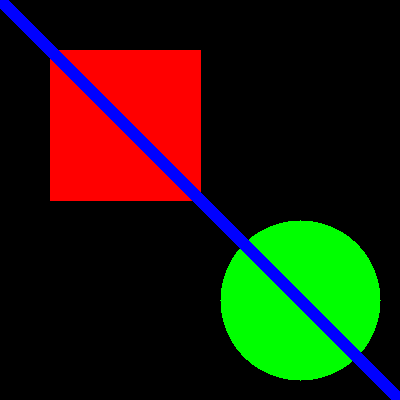
#> input picture DAY 3/test_image.png, 400 x 400 px, found by its file name
$ python exercise_3_crop_objects.py
#> lines starting #> are read from the running program, lines starting #| are printed output that depends on the picture; after the words box and inside, x2 and y2 are one past the last pixel; in counts of white or black regions, pixels touching at a corner belong together
import cv2
import numpy as np
import os

def crop_and_save_objects(image_path, output_dir="cropped_objects"):
    """Crop each object and save as separate image"""
#> called with image_path = 'test_image.png', output_dir = 'cropped_objects'

    # Create output directory
    if not os.path.exists(output_dir):
        os.makedirs(output_dir)

    image = cv2.imread(image_path)
#> image is the input picture: shape (400, 400, 3); mean B, G, R 10.7, 28.9, 32.4

    if image is None:
        print("Error: Could not load image.")
        return

    gray = cv2.cvtColor(image, cv2.COLOR_BGR2GRAY)
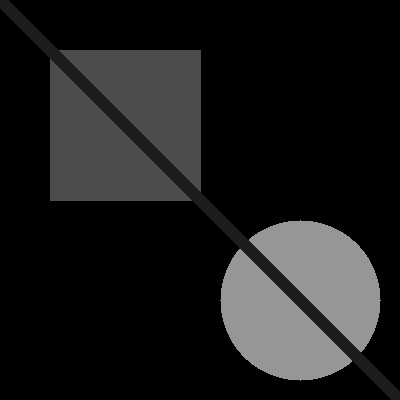
#> gray: shape (400, 400); min 0, max 150, mean 27.9
    blurred = cv2.GaussianBlur(gray, (5, 5), 0)

    _, binary = cv2.threshold(
        blurred,
        0,
        255,
        cv2.THRESH_BINARY + cv2.THRESH_OTSU
    )
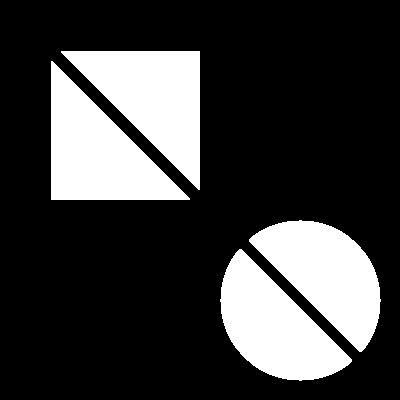
#> binary: shape (400, 400); 23.9% white; 4 white regions

    contours, _ = cv2.findContours(
        binary,
        cv2.RETR_EXTERNAL,
        cv2.CHAIN_APPROX_SIMPLE
    )
#> contours = 4 contours; box (x1, y1, x2, y2) and area: (51, 61, 190, 200) 9660, (61, 51, 200, 190) 9660, (220, 249, 352, 381) 9082, (249, 220, 381, 352) 9082

    print(f"Cropping {len(contours)} objects...")
#> (printed output is left out)

    for i, contour in enumerate(contours):

        x, y, w, h = cv2.boundingRect(contour)

        # Add small padding
        pad = 5

        x_start = max(0, x - pad)
        y_start = max(0, y - pad)

        x_end = min(image.shape[1], x + w + pad)
        y_end = min(image.shape[0], y + h + pad)

        # Crop object
        obj = image[y_start:y_end, x_start:x_end]

        # Save
        filename = os.path.join(
            output_dir,
            f"object_{i+1}.png"
        )

        cv2.imwrite(filename, obj)

        print(f"Saved: {filename}")
#> this loop made 4 passes
#> (x, y, w, h, x_start, y_start, x_end, y_end) on passes 1 to 4: (220, 249, 132, 132, 215, 244, 357, 386), (249, 220, 132, 132, 244, 215, 386, 357), (51, 61, 139, 139, 46, 56, 195, 205), (61, 51, 139, 139, 56, 46, 205, 195)
#| Saved: cropped_objects/object_1.png
#| Saved: cropped_objects/object_2.png
#| Saved: cropped_objects/object_3.png
#| Saved: cropped_objects/object_4.png
#> pass 1, in crop_and_save_objects, `obj = image[y_start:y_end, x_start:x_end]`:
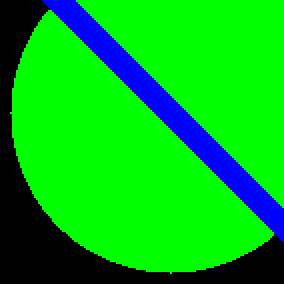
#> obj: shape (142, 142, 3) (shown 2 times larger); mean B, G, R 24.3, 183.9, 0
#> pass 2, in crop_and_save_objects, `obj = image[y_start:y_end, x_start:x_end]`:
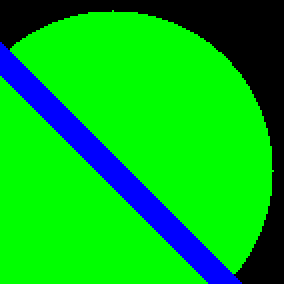
#> obj: shape (142, 142, 3) (shown 2 times larger); mean B, G, R 24.3, 183.9, 0
#> pass 3, in crop_and_save_objects, `obj = image[y_start:y_end, x_start:x_end]`:
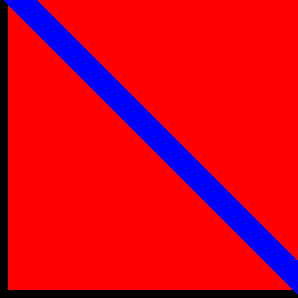
#> obj: shape (149, 149, 3) (shown 2 times larger); mean B, G, R 27.1, 0, 214.4

    print(f"\nAll objects saved to '{output_dir}'")
#| All objects saved to 'cropped_objects'


# Run cropping
crop_and_save_objects("test_image.png")

cv2.destroyAllWindows()
